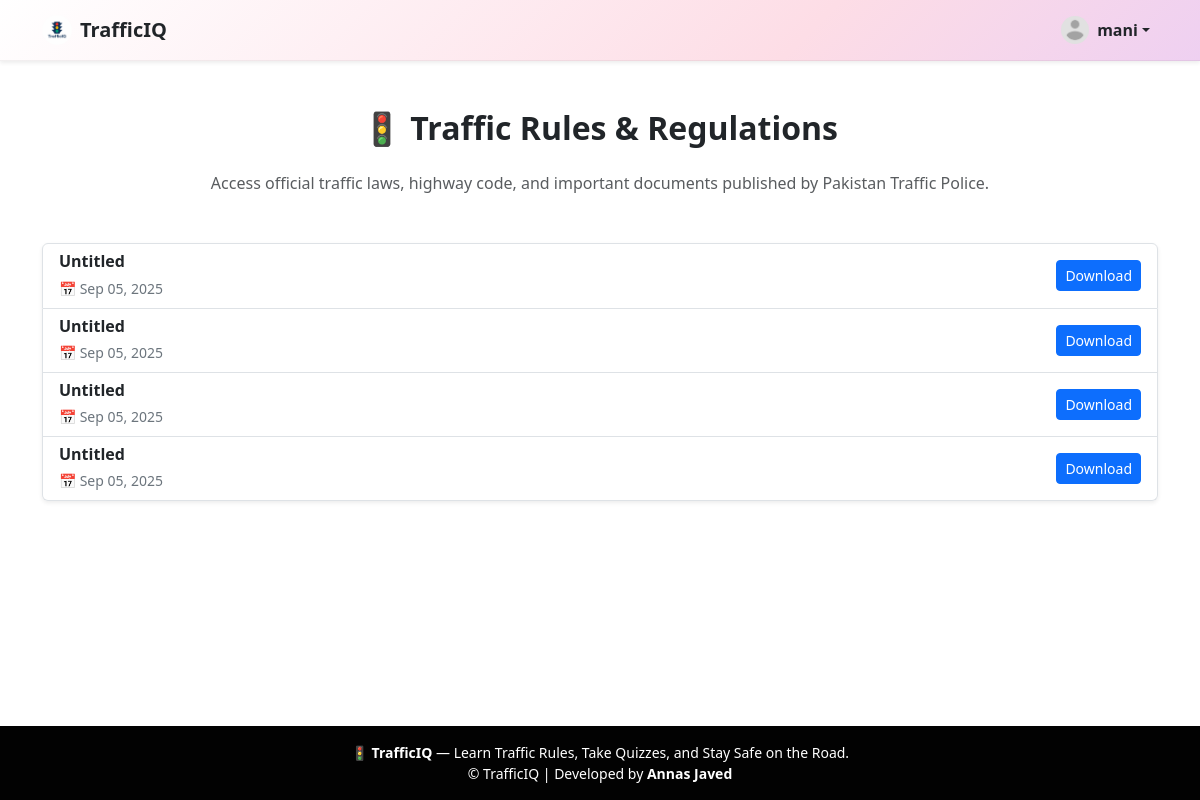
/en/rules/ (signed in), run on the app's committed database.
### Trafficapp/models.py (models this page shows, shortened)
class Profile(models.Model):
    user = models.OneToOneField(User, on_delete=models.CASCADE)
    bio = models.TextField(blank=True, null=True)
    location = models.CharField(max_length=100, blank=True, null=True)
    phone = models.CharField(max_length=15, blank=True, null=True)
    city = models.CharField(max_length=100, blank=True, null=True)
    profile_picture = models.ImageField(
        upload_to='profile_pics/',
        default='profile_pics/default.png',
        blank=True,
        null=True
    )

class TrafficRule(models.Model):
    title_en = models.CharField("Title (English)", max_length=255)
    title_ur = models.CharField("Title (Urdu)", max_length=255, blank=True, null=True)
    file = models.FileField(upload_to="rules_files/", blank=True, null=True)  # 📂 Uploads stored in MEDIA/rules_files/
    created_at = models.DateTimeField(auto_now_add=True)
    added_by = models.ForeignKey(User, on_delete=models.CASCADE)

### Trafficapp/views.py (the view)
# urls.py: path('rules/', views.rules, name='rules'),
@login_required
def rules(request):
    rules = TrafficRule.objects.all().order_by("-created_at")
    return render(request, 'Trafficapp/rules.html', {"rules": rules})

### Trafficapp/Templates/Trafficapp/rules.html
{% extends 'base.html' %}
{% load i18n %}
{% block content %}
<div class="container mt-5">
  <h2 class="mb-4 text-center fw-bold">🚦 {% trans "Traffic Rules & Regulations" %}</h2>
  <p class="text-center text-muted mb-5">
    {% trans "Access official traffic laws, highway code, and important documents published by Pakistan Traffic Police." %}
  </p>
  <div class="list-group shadow-sm">
    {% if rules %}
      {% for rule in rules %}
  <div class="list-group-item d-flex justify-content-between align-items-center flex-wrap">
    <div>
      {% if LANGUAGE_CODE == 'ur' and rule.title_ur %}
        <h6 class="fw-bold mb-1">{{ rule.title_ur }}</h6>
      {% else %}
        <h6 class="fw-bold mb-1">{{ rule.title_en }}</h6>
      {% endif %}
      <small class="text-secondary">
        📅 {{ rule.created_at|date:"M d, Y" }} &nbsp;
      </small>
    </div>
    {% if rule.file %}
      <a href="{{ rule.file.url }}" target="_blank" class="btn btn-sm btn-primary">
        {% trans "Download" %}
      </a>
    {% endif %}
  </div>
{% endfor %}
    {% else %}
      <p class="text-center text-muted">
        {% trans "No traffic rules have been uploaded yet." %}
      </p>
    {% endif %}
  </div>
</div>
{% endblock %}

### Trafficapp/Templates/base.html (shortened to what this page needs)
{% load static %}
{% load i18n %}
<!DOCTYPE html>
<html lang="en">
<head>
  <link rel="stylesheet" href="{% static 'css/style.css' %}">
  <link href="https://cdn.jsdelivr.net/npm/bootstrap@5.3.3/dist/css/bootstrap.min.css" rel="stylesheet">
  <link rel="stylesheet" href="https://cdn.jsdelivr.net/npm/bootstrap-icons@1.11.3/font/bootstrap-icons.css">
</head>
<body>
{% block navbar %}
  <nav class="navbar navbar-expand-lg pastel-navbar shadow-sm sticky-top">
    <div class="container">
      <a class="navbar-brand d-flex align-items-center text-dark fw-bold" href="{% url 'landing' %}">
        <img src="{% static 'images/trafficiq_logo.png' %}" alt="{% trans 'TrafficIQ Logo' %}" width="30" height="30" class="me-2 rounded-circle">
        {% trans "TrafficIQ" %}
      </a>
      <ul class="navbar-nav ms-auto align-items-center">
        {% if user.is_authenticated %}
        <li class="nav-item dropdown">
          <a class="nav-link dropdown-toggle d-flex align-items-center text-dark fw-semibold" href="#" id="profileDropdown" role="button" data-bs-toggle="dropdown" aria-expanded="false">
            {% if user.profile.profile_picture %}
              <img src="{{ user.profile.profile_picture.url }}" class="rounded-circle me-2" width="28" height="28" alt="{% trans 'Profile' %}">
            {% else %}
              <i class="bi bi-person-circle fs-5 me-1"></i>
            {% endif %}
            {{ user.username }}
          </a>
        </li>
        {% else %}
        <li class="nav-item"><a class="nav-link text-dark fw-semibold" href="{% url 'login' %}">{% trans "Login" %}</a></li>
        {% endif %}
      </ul>
    </div>
  </nav>
{% endblock %}
<main class="">
  {% block content %}{% endblock %}
</main>
{% block footer %}
<footer class="footer mt-auto py-3 text-center">
  <div class="container">
    <p class="mb-0 small">
      🚦 <strong>{% trans "TrafficIQ" %}</strong> — {% trans "Learn Traffic Rules, Take Quizzes, and Stay Safe on the Road." %}
    </p>
    <p class="text-white small mb-0">
      © {{ now|date:"Y" }} {% trans "TrafficIQ" %} | {% trans "Developed by" %} <strong>Annas Javed</strong>
    </p>
  </div>
</footer>
{% endblock %}
</body>
</html>

### Trafficapp/Templates/base.html (style rules this page uses)
html, body { height: 100%; margin: 0; display: flex; flex-direction: column; }
.pastel-navbar { background: linear-gradient(135deg, rgb(255, 255, 255), #fddde6, #e0c3fc, #a8edea); background-size: 200% 200%; animation: pastelShift 12s ease infinite; backdrop-filter: blur(12px); transition: background 0.4s ease; border-bottom: 1px solid rgba(0, 0, 0, 0.05); }
.navbar .nav-link { color: #212529 !important; transition: color 0.3s ease; }
.sticky-top { position: sticky; top: 0; z-index: 1030; }
main { flex: 1; }
.footer { background-color: #020202ff; color: white; position: relative; bottom: 0; width: 100%; }

### data on the page
TrafficRule: title_en "Untitled", created_at "Sep 05, 2025"
TrafficRule: title_en "Untitled", created_at "Sep 05, 2025"
TrafficRule: title_en "Untitled", created_at "Sep 05, 2025"
TrafficRule: title_en "Untitled", created_at "Sep 05, 2025"

### other printed values
{{ user.username }} "mani"
